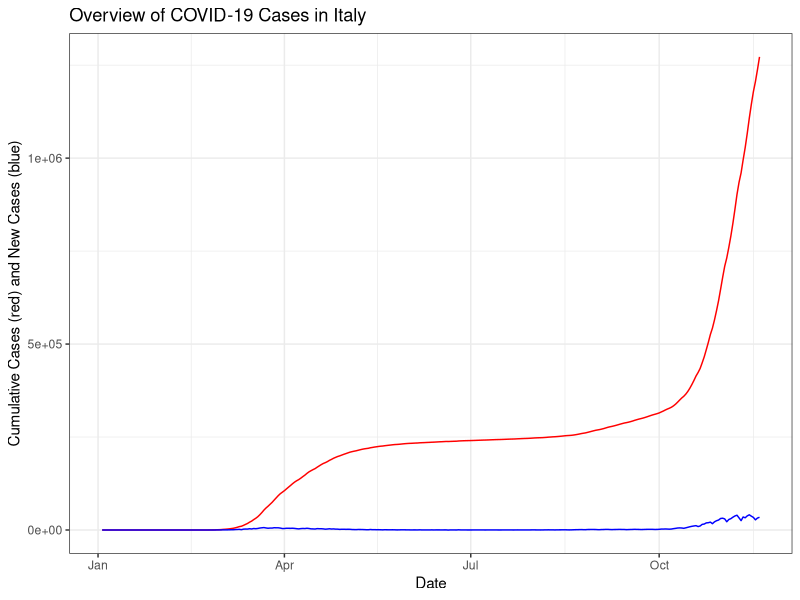
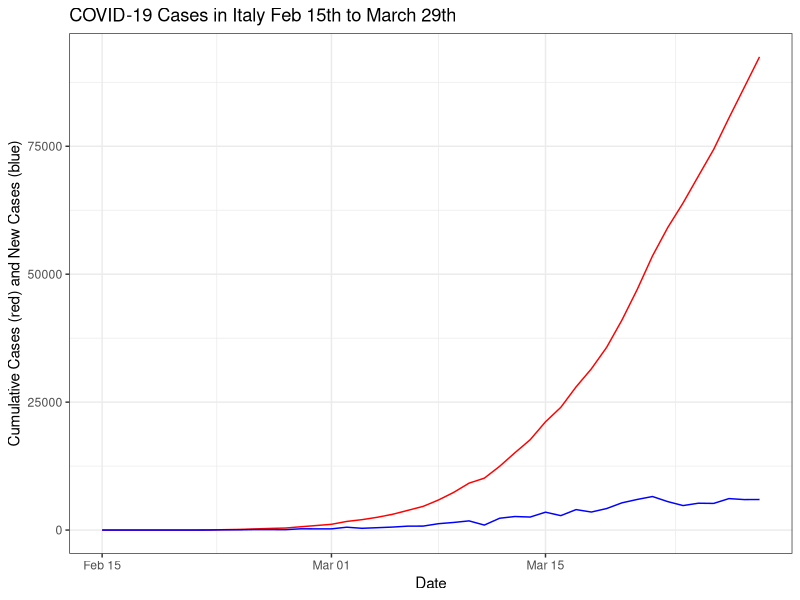
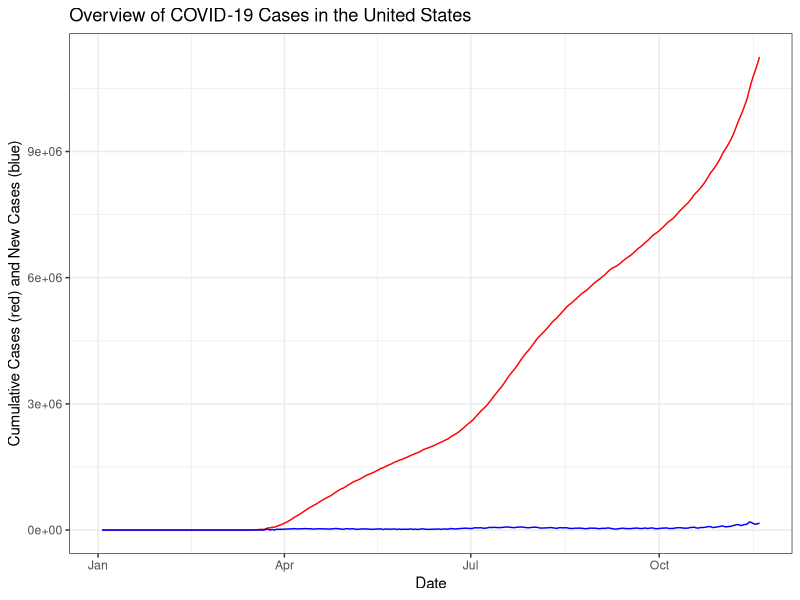
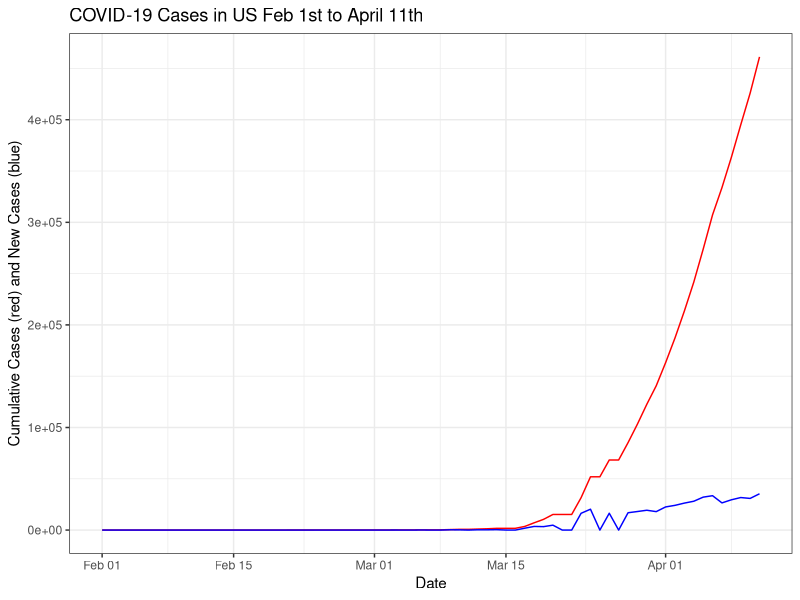
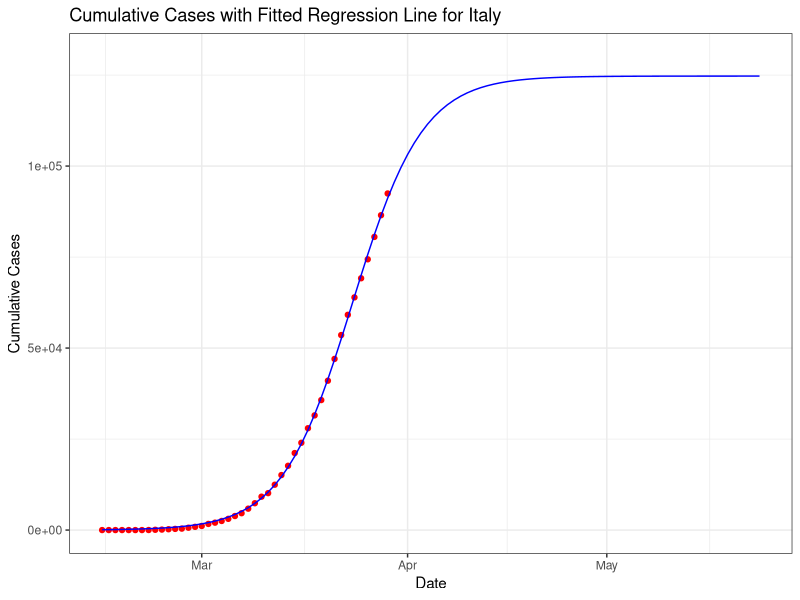

Here is the R script that generated these plots, in order:
## ---- chunk 1
knitr::opts_chunk$set(echo = TRUE)
## ---- chunk 2

library(tidyverse)
library(readr)
library(car)

## ---- chunk 3

set.seed(2020)

#reading in WHO data
covid_dat <- read.csv("WHO-COVID-19-global-data.csv") 

dates <- covid_dat$Date_reported

#filtering for Italy data
italy_dat <- covid_dat %>% 
  filter(Country == "Italy")

ggplot() +
  geom_line(data = italy_dat, aes(x = as.Date(Date_reported, "%m/%d/%y"), y = Cumulative_cases), color = "red") +
  geom_line(data = italy_dat, aes(x = as.Date(Date_reported, "%m/%d/%y"), y = New_cases), color = "blue") +
  xlab("Date") +
  ylab("Cumulative Cases (red) and New Cases (blue)") +
  ggtitle("Overview of COVID-19 Cases in Italy") + 
  theme(axis.text.x = element_text(angle=45, hjust = 1)) +
  theme_bw()

#filtering 2/15 to 3/29
italy_dat_early <- italy_dat[44:87,]

#creating index column
italy_dat_early["index"] <- seq(1:nrow(italy_dat_early)) 

ggplot() +
  geom_line(data = italy_dat_early, aes(x = as.Date(Date_reported, "%m/%d/%y"), y = Cumulative_cases), color = "red") +
  geom_line(data = italy_dat_early, aes(x = as.Date(Date_reported, "%m/%d/%y"), y = New_cases), color = "blue") +
  xlab("Date") +
  ylab("Cumulative Cases (red) and New Cases (blue)") +
  ggtitle("COVID-19 Cases in Italy Feb 15th to March 29th") + 
  theme(axis.text.x = element_text(angle=45, hjust = 1)) +
  theme_bw()

## ---- chunk 4

us_dat <- covid_dat %>%
  filter(Country == "United States of America")

ggplot() +
  geom_line(data = us_dat, aes(x = as.Date(Date_reported, "%m/%d/%y"), y = Cumulative_cases), color = "red") +
  geom_line(data = us_dat, aes(x = as.Date(Date_reported, "%m/%d/%y"), y = New_cases), color = "blue") +
  xlab("Date") +
  ylab("Cumulative Cases (red) and New Cases (blue)") +
  ggtitle("Overview of COVID-19 Cases in the United States") + 
  theme(axis.text.x = element_text(angle=45, hjust = 1)) +
  theme_bw()


us_dat_early <- us_dat[30:100,] #selecting days Feb 1st to April 11th

ggplot() +
  geom_line(data = us_dat_early, aes(x = as.Date(Date_reported, "%m/%d/%y"), y = Cumulative_cases), color = "red") +
  geom_line(data = us_dat_early, aes(x = as.Date(Date_reported, "%m/%d/%y"), y = New_cases), color = "blue") +
  xlab("Date") +
  ylab("Cumulative Cases (red) and New Cases (blue)") +
  ggtitle("COVID-19 Cases in US Feb 1st to April 11th") + 
  theme(axis.text.x = element_text(angle=45, hjust = 1)) +
  theme_bw()

## ---- chunk 5

#gathering initial coefficient estimates for NLS
coef(lm(logit(italy_dat_early$Cumulative_cases/100000)~italy_dat_early$index))

#running NLS algorithm
italy_log <- nls(italy_dat_early$Cumulative_cases~a/(1+exp(-(b+c*italy_dat_early$index))),
                 start=list(a=100000,b=-10.242468,c=0.293917),data=italy_dat_early,trace=FALSE)

summary(italy_log)

#calculating flex point based on coefficients
flex_point <- -coef(italy_log)[2]/coef(italy_log)[3]

#creating a projection graph based on the model
projection <- (coef(italy_log)[1])/(1 + exp(-(coef(italy_log)[2]+coef(italy_log)[3]*1:100)))

#creating a vector of dates for the x-axis
proj_dates <- data.frame(projection, "date" = dates[44:143])

#plotting the projection
ggplot() +
  geom_point(data = italy_dat_early, aes(x = as.Date(Date_reported, "%m/%d/%y"), y = Cumulative_cases), color = "red") +
  geom_line(data = proj_dates, aes(x = as.Date(date, "%m/%d/%y"), y = projection), color = "blue") +
  ylim(0,130000) +
  xlab("Date") +
  ylab("Cumulative Cases") +
  ggtitle("Cumulative Cases with Fitted Regression Line for Italy") + 
  theme(axis.text.x = element_text(angle=45, hjust = 1)) +
  theme_bw()

